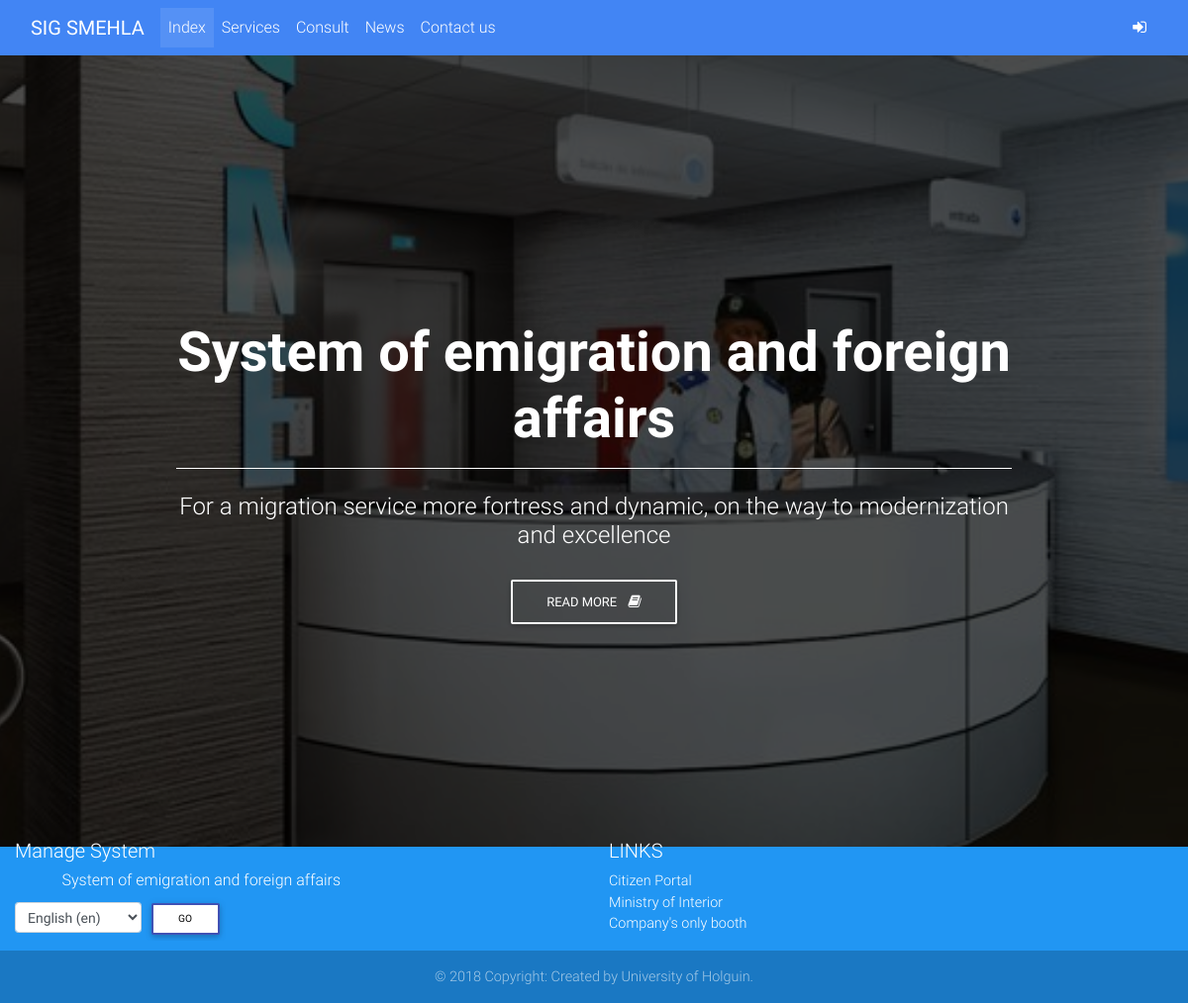
The app's page / (signed in), older data.
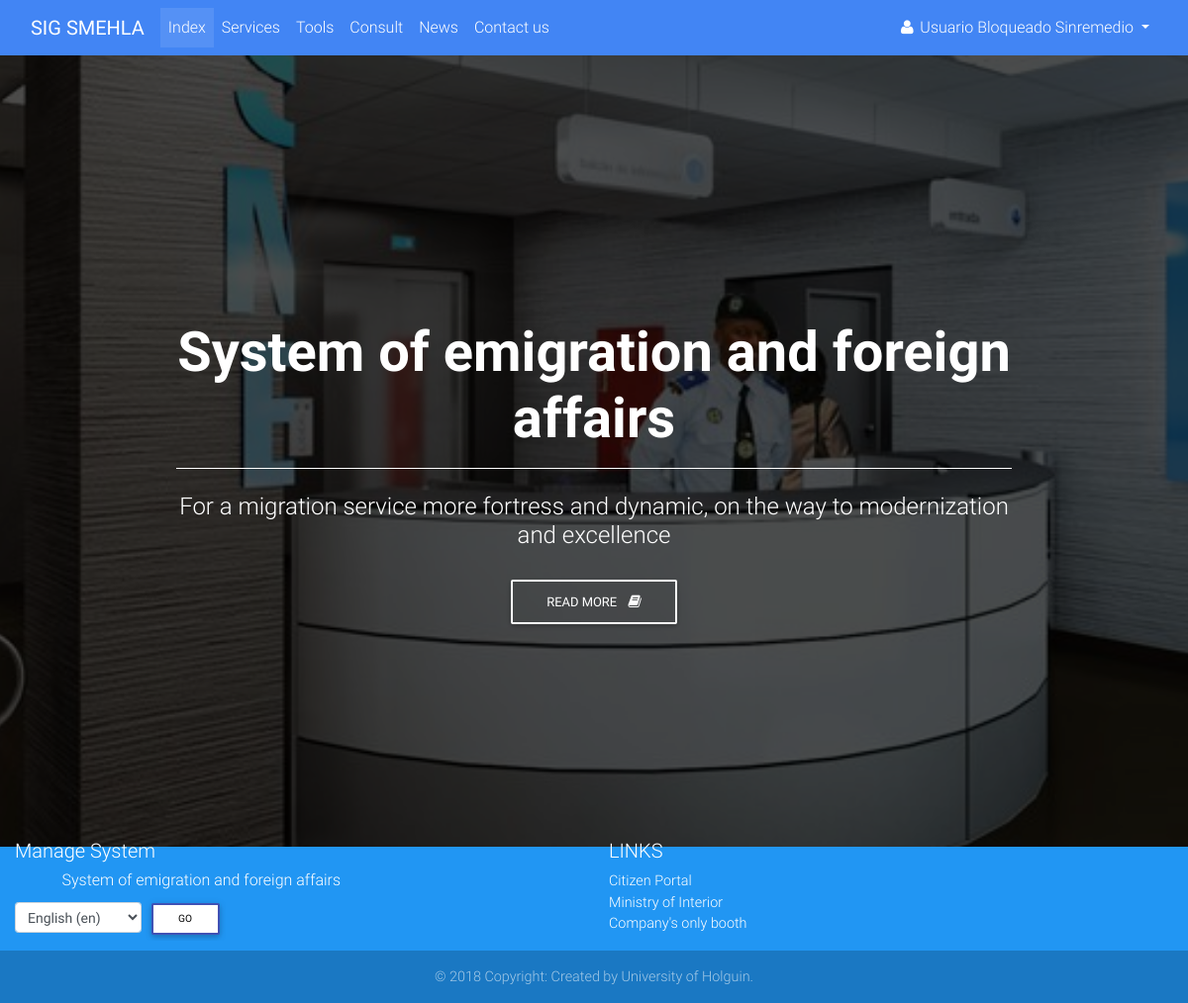
The same page, newer data.
### accounts/models.py (models this page shows, shortened)
class Profile(AbstractUser):
    OCCUPATION_TYPE = (
        ('FAC', _('Functionary of Attention to Customer')),
        ('BAC', _('Boss of Attention to Customer')),
        ('BDAC', _('Boss of Departament of Attention to Customer')),
        ('DIR', _('Director')),
        ('ADMIN', _('Administrator')),
    )
    born_date = models.DateField(_('Born date'), blank=True, null=True, validators=[validate_born_date])
    occupation = models.CharField(_('Occupation'), max_length=5, choices=OCCUPATION_TYPE, default='FAC')
    REQUIRED_FIELDS = ['email', 'born_date']
    class Meta:
        verbose_name = _('Profile')
        verbose_name_plural = _('Profiles')
    def __str__(self):
        if self.first_name and self.last_name:
            return self.get_full_name()
        else:
            return self.username

### services/views.py (the view)
# urls.py: path('', views.IndexView.as_view(), name='index'),
class IndexView(mixins.NavbarMixin, generic.TemplateView):
    template_name = 'services/index.html'
    tab_name = 'init'

### accounts/mixins.py (called while the page is built)
    def get_tab_name(self):
        if self.tab_name:
            return self.tab_name
        else:
            return 'init'

    def get_context_data(self, **kwargs):
        context = super(NavbarMixin, self).get_context_data(**kwargs)
        context['tab'] = self.get_tab_name()
        return context

### services/templates/services/index.html (shortened to what this page needs)
{% extends 'navbar.html' %}
{% load static %}
{% load i18n %}
{% block styles %}
    <link rel="stylesheet" href="{% static 'services/css/styles.css' %}">
{% endblock %}
{% block mask %}
    <div class="view" id="intro">
        <div class="mask rgba-black-strong">
            <div class="container-fluid d-flex align-items-center justify-content-center h-100">
                <div class="row d-flex justify-content-center text-center">
                    <div class="col-md-10">
                        <h2 class="display-4 font-weight-bold white-text pt-5 mb-2">
                            {% trans 'System of emigration and foreign affairs' %}
                        </h2>
                        <hr class="hr-light">
                        <h4 class="white-text my-4">
                            {% trans 'For a migration service more fortress and dynamic, on the way to modernization and excellence' %}
                        </h4>
                        <a href="{% url 'services:about' %}" type="button" class="btn btn-outline-white">{% trans 'Read more' %}
                            <i class="fa fa-book ml-2"></i>
                        </a>
                    </div>
                </div>
            </div>
        </div>
    </div>
{% endblock %}

### accounts/templates/navbar.html (shortened to what the changed rows need)
{% extends 'base.html' %}
{% load static %}
{% load i18n %}
{% block content %}
    <header>
        <nav class="navbar navbar-expand-lg navbar-dark primary-color">
            <div class="container-fluid">
                <div class="collapse navbar-collapse" id="navbar">
                    <ul class="navbar-nav mr-auto">
                        {% if user.is_authenticated %}
                            <li class="nav-item" id="tools">
                                <a href="{% url 'services:tools' %}" class="nav-link">{% trans 'Tools' %}</a>
                            </li>
                        {% endif %}
                    </ul>
                    <div class="form-inline">
                        <ul class="navbar-nav mr-auto">
                            <li class="nav-item">
                                {% if user.is_authenticated %}
                                    <div class="dropdown">
                                        <a href="#" id="test" class="nav-link waves-effect waves-light dropdown-toggle"
                                           data-toggle="dropdown" aria-haspopup="true" aria-expanded="false">
                                            <i class="fa fa-user"></i>
                                            <span class="clearfix d-none d-sm-inline-block">{{ user }}</span>
                                        </a>
                                    </div>
                                {% else %}
                                    <a href="{% url 'accounts:login' %}" class="nav-link">
                                        <i class="fa fa-sign-in"></i>
                                    </a>
                                {% endif %}
                            </li>
                        </ul>
                    </div>
                </div>
            </div>
        </nav>
        {% block mask %}
        {% endblock %}
    </header>
                                {% get_available_languages as LANGUAGES %}
                                {% get_language_info_list for LANGUAGES as languages %}
                                {% get_current_language as LANGUAGE_CODE %}
{% endblock %}

Row changes from the older to the newer data that the page shows:
now on this page (row edited): Profile: first_name+last_name "Usuario Bloqueado Sinremedio"
changed Profile: is_active False → True (drawn)
Text that changed along with them:
text now shown: "Tools"
